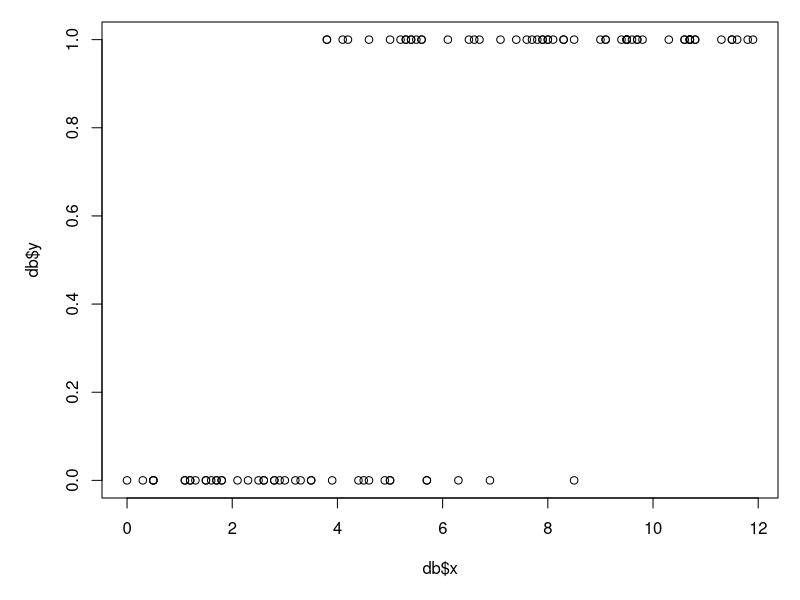
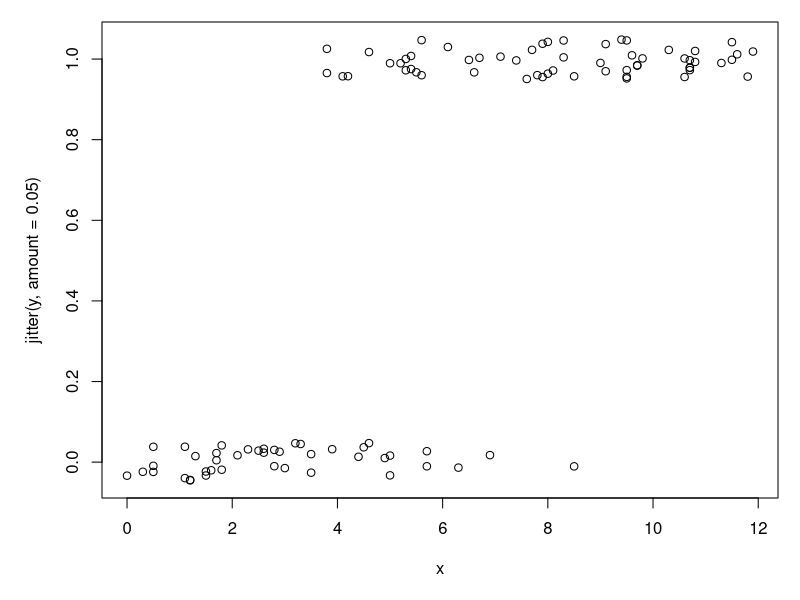
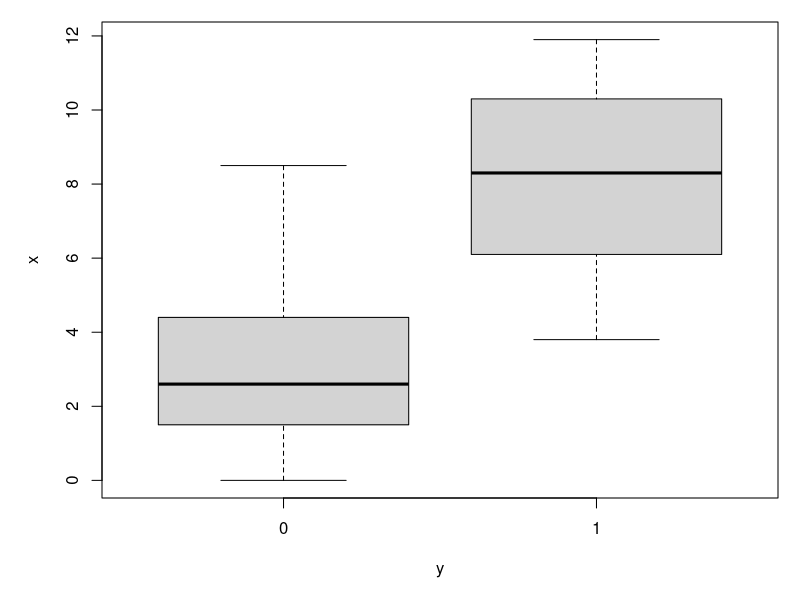
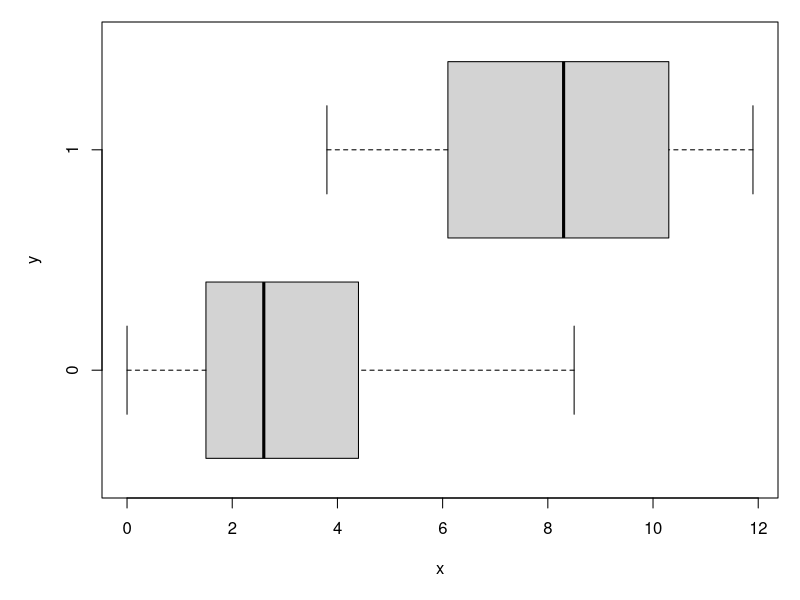
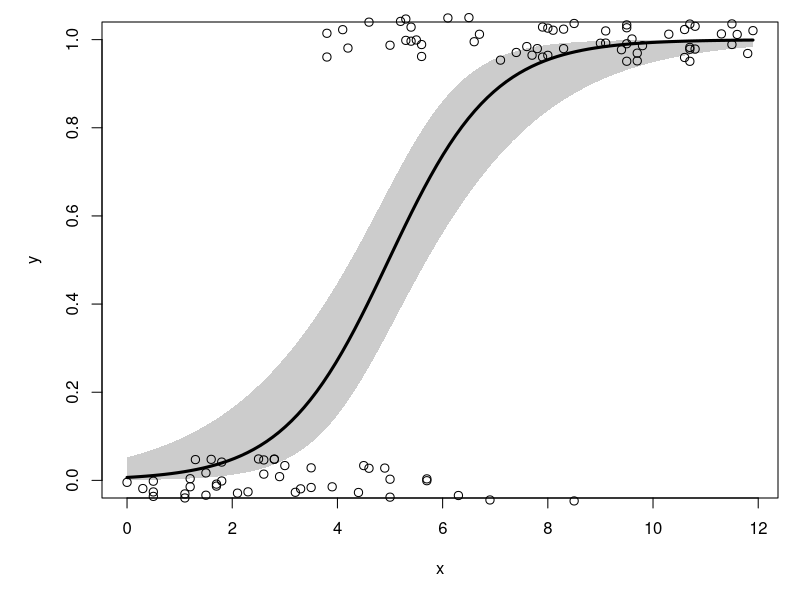
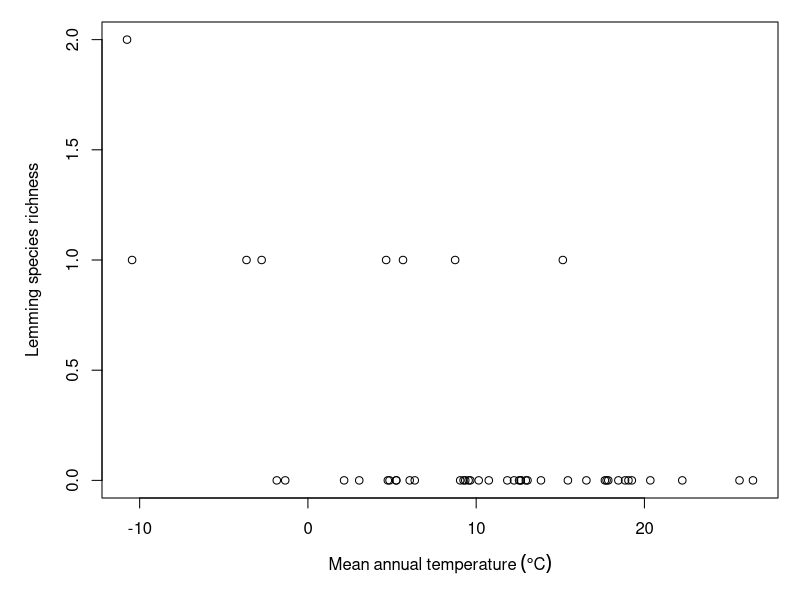
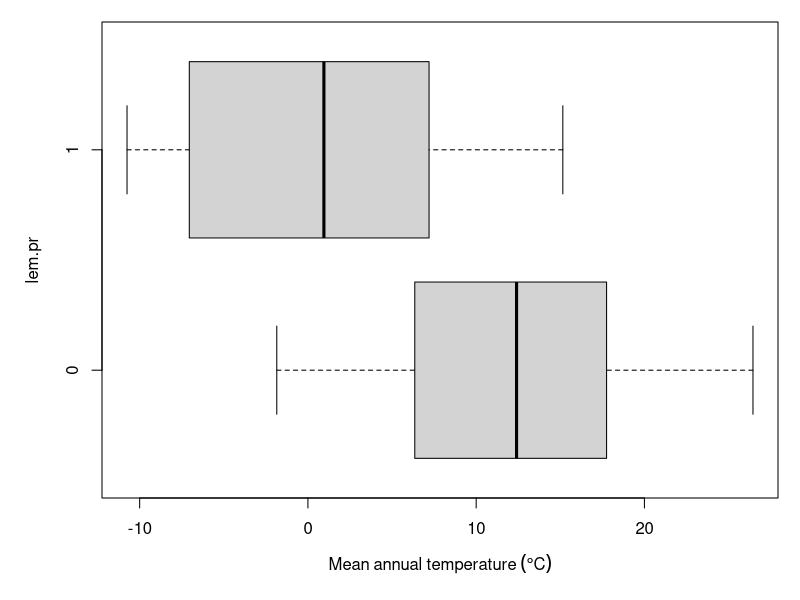
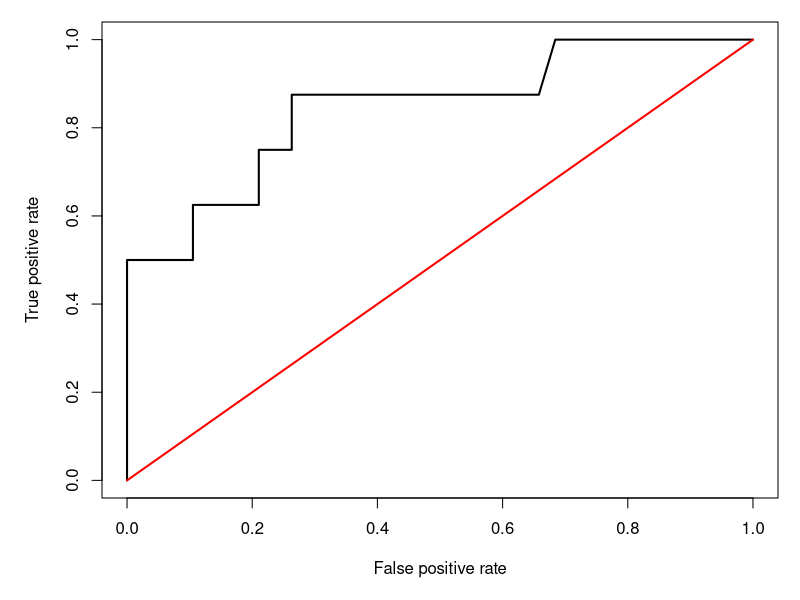

Source code (R) for these figures, in order: (Note: this script raises an error after producing the figures.)
## ---- chunk 1
set.seed(123)
n <- 100
x <- round(runif(n, 0, 12), 1)

# coefficients
beta0 <- -4
beta1 <- 0.8

# linear predictor
eta <- beta0 + beta1 * x

# logistic function (inverse link)
prob <- plogis(eta)

# draw y values (stochastic part)
y <- rbinom(n, 1, prob)

# assemble dataset
db <- data.frame(x=x, y=y)
## ---- chunk 2
#| fig.width: 8
#| fig.height: 6

par(mar=c(5.1, 5.1, 1.1, 1.1))
plot(db$x, db$y)
## ---- chunk 3
#| fig.width: 8
#| fig.height: 6

par(mar=c(5.1, 5.1, 1.1, 1.1))
plot(x, jitter(y, amount=0.05))
## ---- chunk 4
#| fig.width: 8
#| fig.height: 6

par(mar=c(5.1, 5.1, 1.1, 1.1))
boxplot(x~y)
## ---- chunk 5
#| fig.width: 8
#| fig.height: 6

par(mar=c(5.1, 5.1, 1.1, 1.1))
boxplot(x~y, horizontal=TRUE)
## ---- chunk 6
mod1 <- glm(y~x, data=db, family=binomial)
summary(mod1)
## ---- chunk 7
1-mod1$deviance/mod1$null.deviance
## ---- chunk 8
# values for prediction
use.n <- 100
px <- seq(min(db$x), max(db$x), length=use.n)

# calculate predictions and 95% CI (link scale)
pred <- predict(mod1, newdata=data.frame(x=px),
                type="link", se.fit=TRUE)
mn <- qnorm(0.5, pred$fit, pred$se.fit)
lo <- qnorm(0.025, pred$fit, pred$se.fit)
up <- qnorm(0.975, pred$fit, pred$se.fit)

# inverse link function to get probabilities
mn <- mod1$family$linkinv(mn)
lo <- mod1$family$linkinv(lo)
up <- mod1$family$linkinv(up)
## ---- chunk 9
#| fig.width: 8
#| fig.height: 6

par(mar=c(5.1, 5.1, 1.1, 1.1))
plot(db$x, db$y, type="n", xlab="x", ylab="y")
polygon(x=c(px, rev(px)), 
        y=c(lo, rev(up)), # REVerse either upper or lower
        border=NA, col="grey80")
points(px, mn, type="l", lwd=3)
points(db$x, jitter(db$y, amount=0.05),
       cex=1.1, xpd=NA)
## ---- chunk 10
#| include: false
dx <- read.csv("../datasets/dat-neon-site-rich-env.csv")
## ---- chunk 11
#| fig.width: 8
#| fig.height: 6

par(mar=c(5.1, 5.1, 1.1, 1.1))
plot(dx$mat, dx$lem, 
     xlab=expression(Mean~annual~temperature~(degree*C)),
     ylab="Lemming species richness")
## ---- chunk 12
table(dx$lem)
## ---- chunk 13
dx$lem.pr <- 1*(dx$lem > 0)
## ---- chunk 14
# save this expression for plots
mat.expr <- expression(Mean~annual~temperature~(degree*C))

boxplot(mat~lem.pr, data=dx, xlab=mat.expr, horizontal = TRUE)
## ---- chunk 15
mod2 <- glm(lem.pr~mat, data=dx, family=binomial)
summary(mod2)
## ---- chunk 16
1-mod2$deviance/mod2$null.deviance
## ---- chunk 17
# function to get prediction:
pred.fun <- function(mod, data, res = "y", 
                     pos = 1, neg = 0, cut = 0.5) {
    probs <- predict(mod, newdata = data, type = "response")
    ifelse(probs > cut, pos, neg)
}

# test it out:
p2 <- pred.fun(mod2)
ftable(p2~dx$lem.pr) 
## ---- chunk 18
# vector of cut offs to test
co <- seq(0, 1, by=0.01)

# vectors to hold specificity and sensitivity
sen <- spe <- numeric(length(co))

# calculate sensitivity and specificity in a loop
for(i in 1:length(co)){
    # predictions for current cutoff value
	pred <- pred.fun(mod2, cut=co[i])
	
	# rearrange to data frame
    con.mat <- data.frame(ftable(dx$lem.pr~pred))
    con.mat$pred <- as.numeric(as.character(con.mat$pred))
    con.mat$dx.lem.pr <- as.numeric(as.character(con.mat$dx.lem.pr))

    # special case: no predicted 1s
    if(! 1 %in% con.mat$pred){
        add.df <- data.frame(pred=1, dx.lem.pr=0:1, Freq=0)        
        con.mat <- rbind(con.mat, add.df)                         
    }
	
    # special case: no predicted 0s
    if(! 0 %in% con.mat$pred){
        add.df <- data.frame(pred=0, dx.lem.pr=0:1, Freq=0)        
        con.mat <- rbind(con.mat, add.df)                         
    }

    # sensitivity:
    tp <- which(con.mat$pred == 1 & con.mat$dx.lem.pr == 1)
    fn <- which(con.mat$pred == 0 & con.mat$dx.lem.pr == 1)
    sen[i] <- con.mat$Freq[tp] / (
                  con.mat$Freq[tp] + con.mat$Freq[fn])

    # specificity:
	tn <- which(con.mat$pred == 0 & con.mat$dx.lem.pr == 0)
    fp <- which(con.mat$pred == 1 & con.mat$dx.lem.pr == 0)
    spe[i] <- 1-con.mat$Freq[tn] /
                  (con.mat$Freq[tn] + con.mat$Freq[fp])
}
## ---- chunk 19
#| fig.width: 8
#| fig.height: 6

par(mar=c(5.1, 5.1, 1.1, 1.1))
plot(spe, sen, type="l", lwd=2,
     xlim=c(0,1), ylim=c(0,1),
     xlab="False positive rate",
     yla="True positive rate")
segments(0, 0, 1, 1, col="red", lwd=2)
## ---- chunk 20
#| fig.width: 8
#| fig.height: 6

par(mar=c(5.1, 5.1, 1.1, 1.1))
plot(spe, sen, type="l", lwd=2,
     xlim=c(0,1), ylim=c(0,1),
     xlab="False positive rate",
     yla="True positive rate")
segments(0, 0, 1, 1, col="red", lwd=2)

# add to previous plot:
rect(spe[-length(spe)], 0,
     spe[-1], sen, border="black",
     col="#0000FF20")
## ---- chunk 21
auc1 <- sum((diff(spe)*-1) * sen[-1])
auc2 <- sum((diff(spe)*-1) * sen[-length(sen)])
(auc1+auc2)/2
## ---- chunk 22
#| output: false
library(pROC)
## ---- chunk 23
#| fig.width: 8
#| fig.height: 6

# generate predictions (probabilities)
p2 <- predict(mod2, type="response")
roc2 <- roc(dx$lem.pr ~ p2, plot = TRUE, print.auc = TRUE)
roc2
## ---- chunk 24
# 1- to orient axis correct way:
x <- 1-roc1$specificities
y <- roc1$sensitivities
plot(x,y, type="l")
